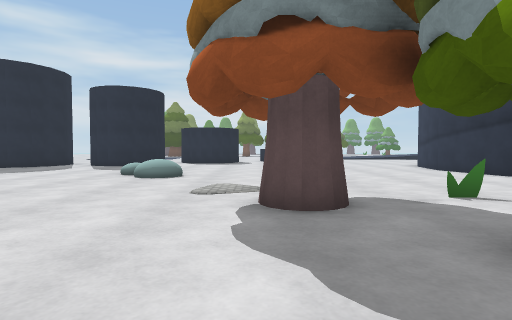
view 1 (above)

24 first-person views from a walk through a scene from a Unity 3-D project. The camera is 1.4 m above the floor, tilts 2° down and sees 80° across. The floor is counted in squares, 2 m on a side. Each view is taken from the middle of a square. On the plan, view 1 faces up. The plan holds only what a view shows up to about 10 squares ahead; the rest is blank. The place goes on beyond the plan. The player character is not drawn. Some surface patterns are stand-ins.

view 2
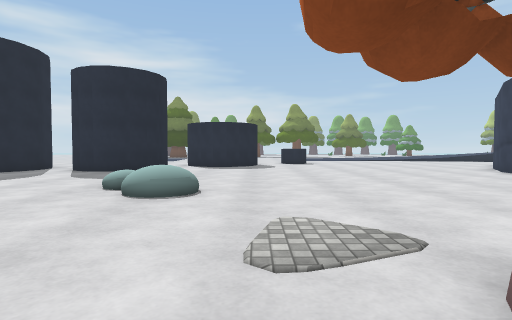

view 3
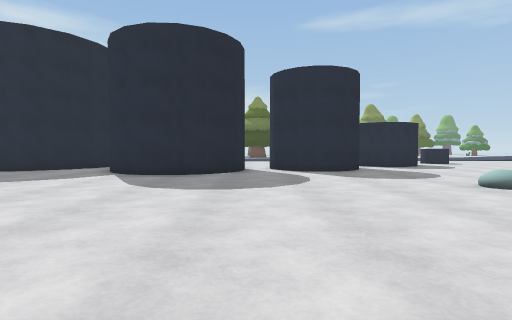

view 4
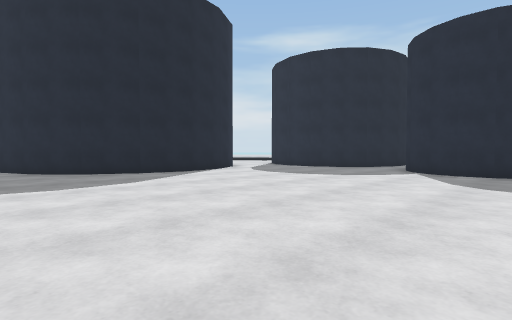

view 5
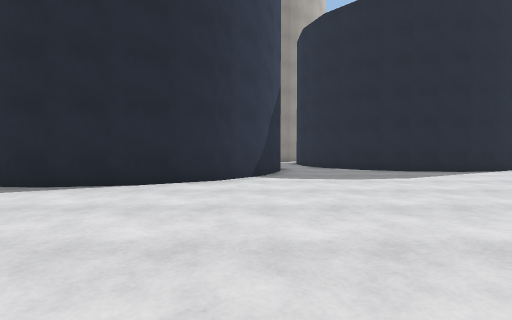

view 6
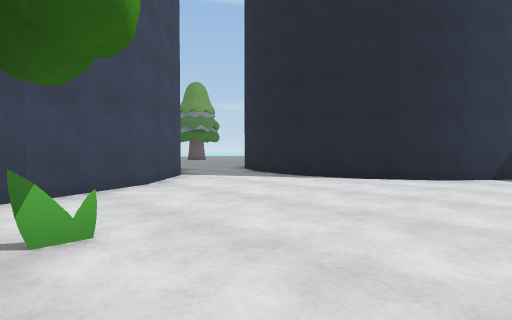

view 7
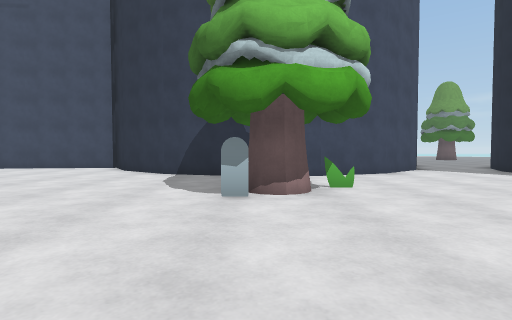

view 8
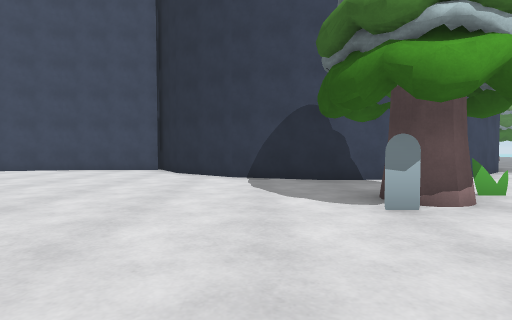

view 9
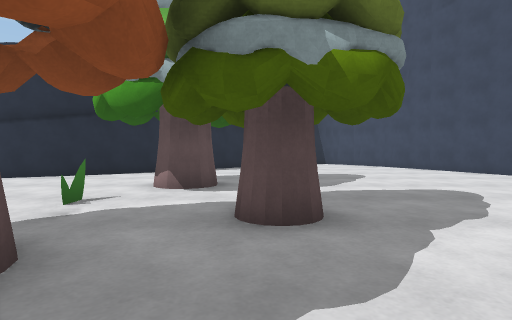

view 10
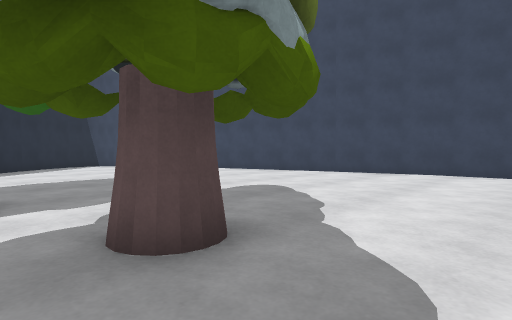

view 11
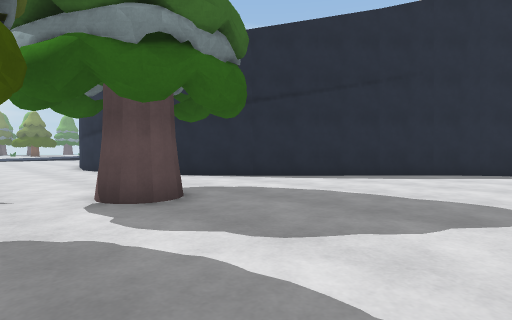

view 12
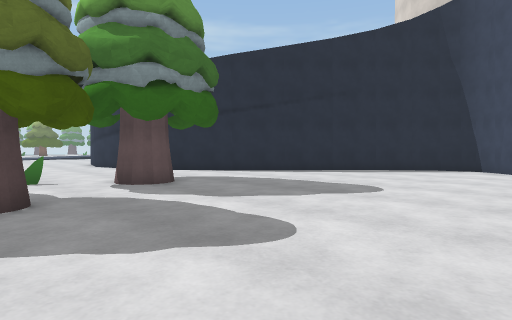

view 13
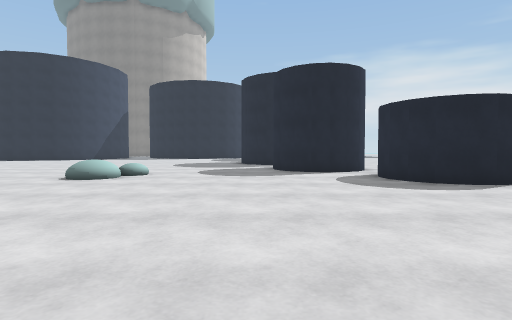

view 14
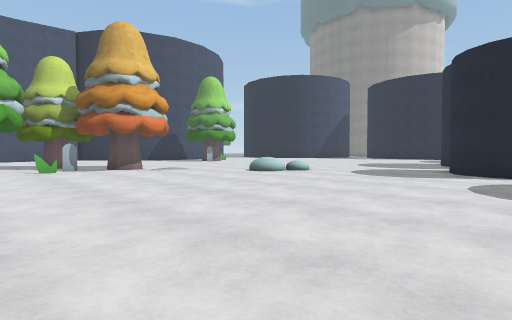

view 15
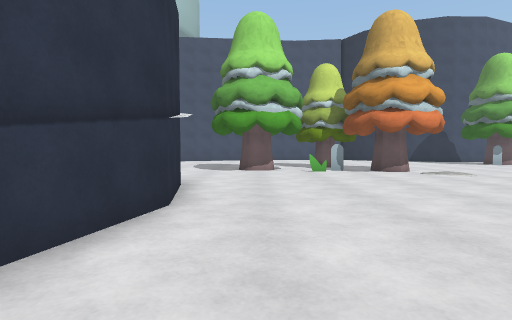

view 16
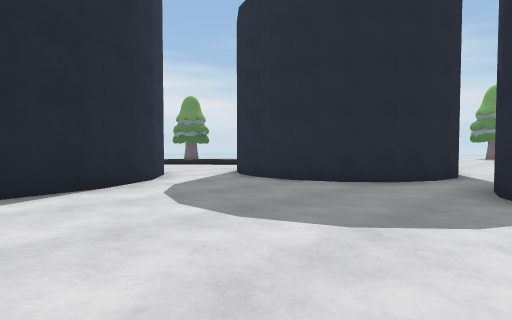

view 17
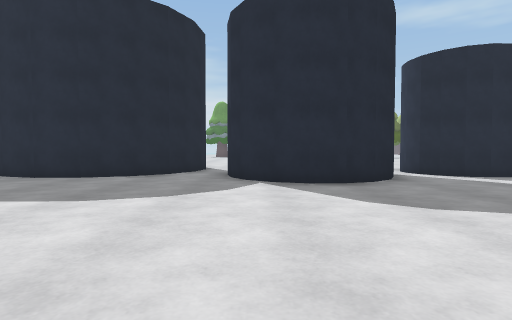

view 18
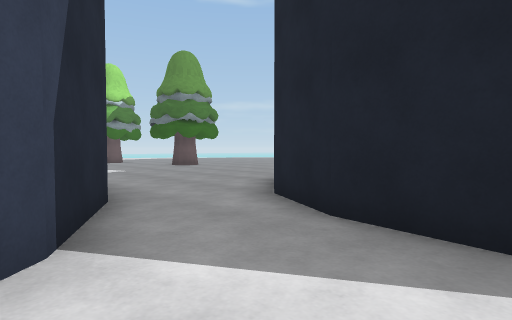

view 19
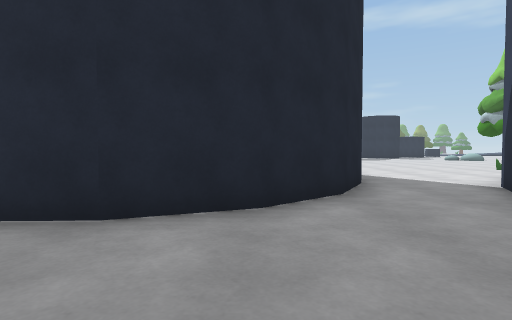

view 20
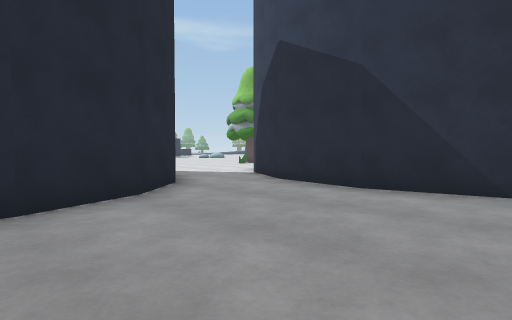

view 21
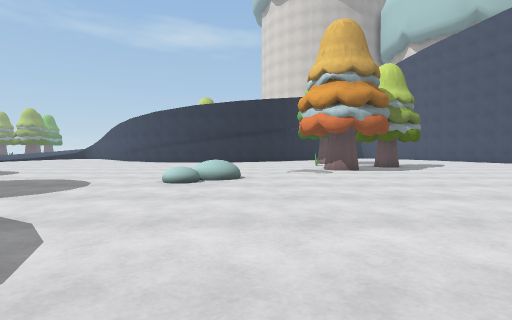

view 22
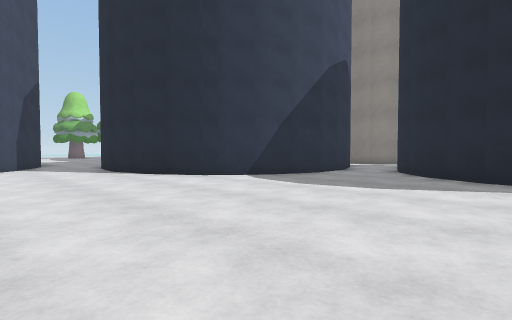

view 23
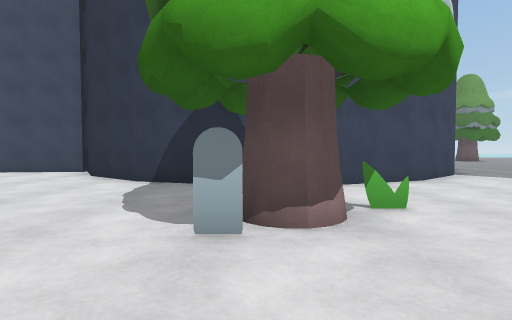

view 24
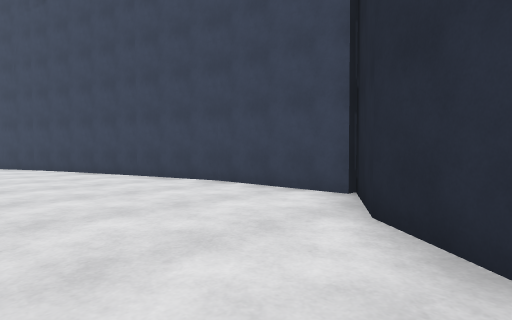

### Floor plan
Key: @ floor where view 1 was taken; # wall or solid block; x gap in a wall; . main floor; : floor 16 m higher than the main floor; / step, stairs or slope; v drop or lower ground; T tree; O other object.
Columns run from 18 left of view 1 to 13 right of it. Each row starts with its distance up from view 1.
 15    ##.     ###..........
 14    #..    .###..........
 13 ####..#  #.###...........
 12 ......####...............
 11 ......................../
 10 ........................#
  9 #.............O..........
  8 #..............OO......../
  7 #........................#
  6 #........................./
  5 #.........................//
  4 ..................TTx#.T...//
  3 .......................T....//
  2 ....................T........//
  1 ###.........................../
  0   ##.......TT.....@............
 -1    ##.....#T....................
 -2     #..........................#
 -3     #.....#vv#..............
 -4     #...#:     #...........#
 -5    ##..#        /.......#//
 -6   ##..#          #../#/
 -7  ##.../
 -8 ##....
 -9 ...../
-10 ......
-11 ......
-12 ......

Where each view was taken, in squares from view 1:
view 1: 0 up, 0 right, facing up
view 2: 3 up, 1 left, facing up
view 3: 3 up, 8 left, facing up
view 4: 2 up, 9 left, facing up-left
view 5: 1 up, 8 left, facing left
view 6: 2 up, 7 left, facing down-left
view 7: 5 up, 6 left, facing down
view 8: 4 up, 4 left, facing down
view 9: 2 up, 1 left, facing right
view 10: 3 up, 0 right, facing down-right
view 11: 1 down, 3 right, facing up-right
view 12: 3 down, 2 right, facing up-right
view 13: 12 up, 5 right, facing left
view 14: 15 up, 5 right, facing down-left
view 15: 14 up, 5 right, facing down
view 16: 7 up, 12 left, facing up-left
view 17: 5 up, 12 left, facing up
view 18: 3 down, 11 left, facing down-left
view 19: 11 down, 16 left, facing up
view 20: 12 down, 18 left, facing up-right
view 21: 7 up, 10 left, facing right
view 22: 7 up, 10 left, facing down-left
view 23: 3 up, 6 left, facing down
view 24: 2 down, 3 left, facing down-right
